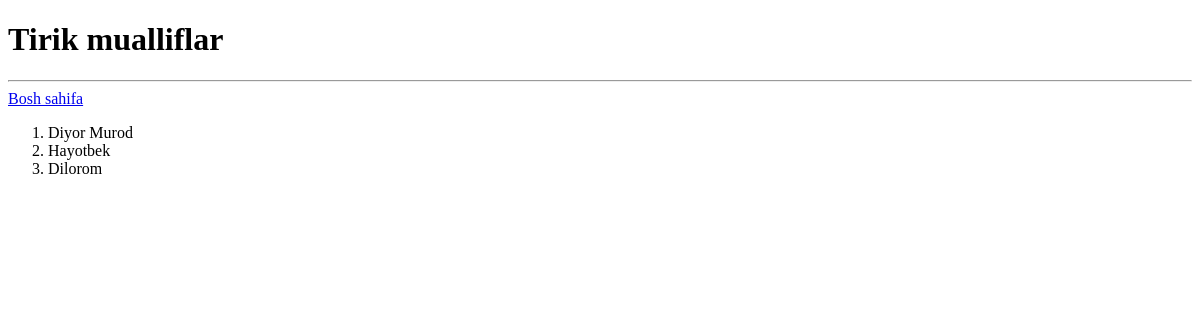
The page /tirik-mualliflar/ on the database as committed earlier.
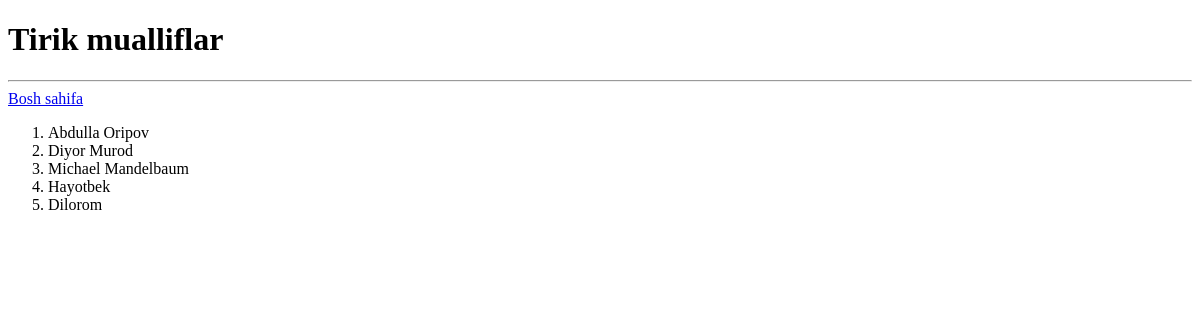
The same page on the database as committed later.
### main/models.py (models this page shows, shortened)
class Author(models.Model):
    class GENDER_CHOICES(models.TextChoices):
        ERKAK = 'Erkak', 'Erkak'
        AYOL = 'Ayol', 'Ayol'
    name = models.CharField(max_length=100)
    gender = models.CharField(choices=GENDER_CHOICES.choices, max_length=10, blank=True, null=True)
    birth_of_date = models.DateField(null=True, blank=True)
    books = models.PositiveSmallIntegerField(blank=True, null=True)
    is_alive = models.BooleanField(default=False)

### main/views.py (the view)
# urls.py: path('tirik-mualliflar/', live_authors),
def live_authors(request):
    authors = Author.objects.filter(is_alive=True)
    context = {
        'authors': authors
    }
    return render(request, 'live_authors.html', context)

### templates/live_authors.html (shortened to what this page needs)
<!DOCTYPE html>
<html lang="en">
<head>
</head>
<body>
<h1>Tirik mualliflar</h1>
<hr>
<a href="/">Bosh sahifa</a>
<ol>
    {% for author in authors %}
    <li>
        {{ author.name }}
    </li>
    {% endfor %}
</ol>
</body>
</html>

Rows that differ between the two databases and show on the page:
now on this page (row edited): Author: name "Abdulla Oripov"
now on this page (row edited): Author: name "Michael Mandelbaum"
